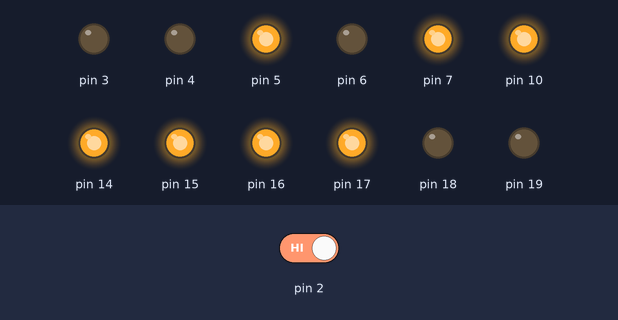
Bench run of a sketch on a simulated Arduino Uno, built with avr-gcc and run on an emulated ATmega328P. Parts: output pins drawn as LEDs (lit = HIGH). Inputs (shaded band) come from the test bench; at power-on: pin 2 HIGH.

Above: at 1.2 s.
1.3 s: pin 2 driven LOW
Timing chart, 0 to 4.3 s (numbered marks = the images above; inputs shaded):
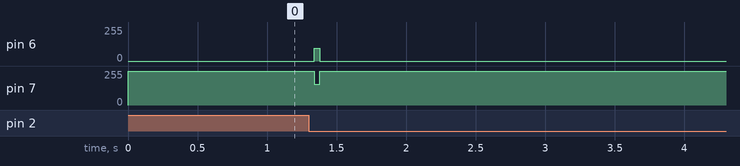

Measured:
- after the input at 1.3 s, pin 6: 0/255 → 96/255 at once, → 0/255 0.04 s later; pin 7: 255/255 → 157/255 at once, → 255/255 0.04 s later

The sketch:

MOTHER_OF_GOD_WHY_DID_I_NAME_IT_LIKE_THIS.ino
```cpp
// include the SPI library:
#include <SPI.h>

struct fin { byte msb1,lsb1,msb2,lsb2; };

const static fin dat[] =
{
  {0xFF,0xFF,0xFF,0xFF},{0xFF,0xFF,0xFF,0xFF},{0xFF,0xFF,0xFF,0xFF},{0xFF,0xFF,0xFF,0xFF},{0xFF,0xFF,0xFF,0xFF},{0xFF,0xFF,0xFF,0xFF},{0xFF,0xFF,0xFF,0xFF},{0xFF,0xFF,0xFF,0xFF},
  {0xFF,0xFF,0xFF,0xFF},{0xFF,0xFF,0xFF,0xFF},{0xFF,0xFF,0xFF,0xFF},{0xFF,0xFF,0xFF,0xFF},{0xFF,0xFF,0xFF,0xFF},{0xFF,0xFF,0xFF,0xFF},{0xFF,0xFF,0xFF,0xFF},{0xFF,0xFF,0xFF,0xFF},
  {0xFF,0xFF,0xFF,0xFF},{0xFF,0xFF,0xFF,0xFF},{0xFF,0xFF,0xFF,0xFF},{0xFF,0xFF,0xFF,0xFF},{0xFF,0xFF,0xFF,0xFF},{0xFF,0xFF,0xFF,0xFF},{0xFF,0xFF,0xFF,0xFF},{0xFF,0xFF,0xFF,0xFF},
  {0xFF,0xFF,0xFF,0xFF},{0xFF,0xFF,0xFF,0xFF},{0xFF,0xFF,0xFF,0xFF},{0xFF,0xFF,0xFF,0xFF},{0xFF,0xFF,0xFF,0xFF},{0xFF,0xFF,0xFF,0xFF},{0xFF,0xFF,0xFF,0xFF},{0xFF,0xFF,0xFF,0xFF},
  {0x00,0x00,0x00,0x00},{0x00,0x00,0x00,0x00},{0x00,0x00,0x00,0x00},{0x00,0x00,0x00,0x00},{0x00,0x00,0x00,0x00},{0x00,0x00,0x00,0x00},{0x00,0x00,0x00,0x00},{0x00,0x00,0x00,0x00},
  {0x00,0x00,0x00,0x00},{0x00,0x00,0x00,0x00},{0x00,0x00,0x00,0x00},{0x00,0x00,0x00,0x00},{0x00,0x00,0x00,0x00},{0x00,0x00,0x00,0x00},{0x00,0x00,0x00,0x00},{0x00,0x00,0x00,0x00},
  {0x00,0x00,0x00,0x00},{0x00,0x00,0x00,0x00},{0x00,0x00,0x00,0x00},{0x00,0x00,0x00,0x00},{0x00,0x00,0x00,0x00},{0x00,0x00,0x00,0x00},{0x00,0x00,0x00,0x00},{0x00,0x00,0x00,0x00},
  {0x00,0x00,0x00,0x00},{0x00,0x00,0x00,0x00},{0x00,0x00,0x00,0x00},{0x00,0x00,0x00,0x00},{0x00,0x00,0x00,0x00},{0x00,0x00,0x00,0x00},{0x00,0x00,0x00,0x00},{0x00,0x00,0x00,0x00},
  {0x00,0x00,0x00,0x00},{0x00,0x00,0x00,0x00},{0x00,0x00,0x00,0x00},{0x00,0x00,0x00,0x00},{0x00,0x00,0x00,0x00},{0x00,0x00,0x00,0x00},{0x00,0x00,0x00,0x00},{0x00,0x00,0x00,0x00},
  {0x00,0x00,0x00,0x00},{0x00,0x00,0x00,0x00},{0x00,0x00,0x00,0x00},{0x00,0x00,0x00,0x00},{0x00,0x00,0x00,0x00},{0x00,0x00,0x00,0x00},{0x00,0x00,0x00,0x00},{0x00,0x00,0x00,0x00},
  {0x00,0x00,0x00,0x00},{0x00,0x00,0x00,0x00},{0x00,0x00,0x00,0x00},{0x00,0x00,0x00,0x00},{0x00,0x00,0x00,0x00},{0x00,0x00,0x00,0x00},{0x00,0x00,0x00,0x00},{0x00,0x00,0x00,0x00},
  {0x00,0x00,0x00,0x00},{0x00,0x00,0x00,0x00},{0x00,0x00,0x00,0x00},{0x00,0x00,0x00,0x00},{0x00,0x00,0x00,0x00},{0x00,0x00,0x00,0x00},{0x00,0x00,0x00,0x00},{0x00,0x00,0x00,0x00},
  {0x00,0x00,0x00,0x00},{0x00,0x00,0x00,0x00},{0x00,0x00,0x00,0x00},{0x00,0x00,0x00,0x00},{0x00,0x00,0x00,0x00},{0x00,0x00,0x00,0x00},{0x00,0x00,0x00,0x00},{0x00,0x00,0x00,0x00},
  {0x00,0x00,0x00,0x00},{0x00,0x00,0x00,0x00},{0x00,0x00,0x00,0x00},{0x00,0x00,0x00,0x00},{0x00,0x00,0x00,0x00},{0x00,0x00,0x00,0x00},{0x00,0x00,0x00,0x00},{0x00,0x00,0x00,0x00},
  {0x00,0x00,0x00,0x00},{0x00,0x00,0x00,0x00},{0x00,0x00,0x00,0x00},{0x00,0x00,0x00,0x00},{0x00,0x00,0x00,0x00},{0x00,0x00,0x00,0x00},{0x00,0x00,0x00,0x00},{0x00,0x00,0x00,0x00},
  {0x00,0x00,0x00,0x00},{0x00,0x00,0x00,0x00},{0x00,0x00,0x00,0x00},{0x00,0x00,0x00,0x00},{0x00,0x00,0x00,0x00},{0x00,0x00,0x00,0x00},{0x00,0x00,0x00,0x00},{0x00,0x00,0x00,0x00},
  {0x00,0x00,0x00,0x00},{0x00,0x00,0x00,0x00},{0x00,0x00,0x00,0x00},{0x00,0x00,0x00,0x00},{0x00,0x00,0x00,0x00},{0x00,0x00,0x00,0x00},{0x00,0x00,0x00,0x00},{0x00,0x00,0x00,0x00},
  {0x00,0x00,0x00,0x00},{0x00,0x00,0x00,0x00},{0x00,0x00,0x00,0x00},{0x00,0x00,0x00,0x00},{0x00,0x00,0x00,0x00},{0x00,0x00,0x00,0x00},{0x00,0x00,0x00,0x00},{0x00,0x00,0x00,0x00},
  {0x00,0x00,0x00,0x00},{0x00,0x00,0x00,0x00},{0x00,0x00,0x00,0x00},{0x00,0x00,0x00,0x00},{0x00,0x00,0x00,0x00},{0x00,0x00,0x00,0x00},{0x00,0x00,0x00,0x00},{0x00,0x00,0x00,0x00},
  {0x00,0x00,0x00,0x00},{0x00,0x00,0x00,0x00},{0x00,0x00,0x00,0x00},{0x00,0x00,0x00,0x00},{0x00,0x00,0x00,0x00},{0x00,0x00,0x00,0x00},{0x00,0x00,0x00,0x00},{0x00,0x00,0x00,0x00},
  {0x00,0x00,0x00,0x00},{0x00,0x00,0x00,0x00},{0x00,0x00,0x00,0x00},{0x00,0x00,0x00,0x00},{0x00,0x00,0x00,0x00},{0x00,0x00,0x00,0x00},{0x00,0x00,0x00,0x00},{0x00,0x00,0x00,0x00},
  {0x00,0x00,0x00,0x00},{0x00,0x00,0x00,0x00},{0x00,0x00,0x00,0x00},{0x00,0x00,0x00,0x00},{0x00,0x00,0x00,0x00},{0x00,0x00,0x00,0x00},{0x00,0x00,0x00,0x00},{0x00,0x00,0x00,0x00},
  {0x00,0x00,0x00,0x00},{0x00,0x00,0x00,0x00},{0x00,0x00,0x00,0x00},{0x00,0x00,0x00,0x00},{0x00,0x00,0x00,0x00},{0x00,0x00,0x00,0x00},{0x00,0x00,0x00,0x00},{0x00,0x00,0x00,0x00},
  {0x00,0x00,0x00,0x00},{0x00,0x00,0x00,0x00},{0x00,0x00,0x00,0x00},{0x00,0x00,0x00,0x00},{0x00,0x00,0x00,0x00},{0x00,0x00,0x00,0x00},{0x00,0x00,0x00,0x00},{0x00,0x00,0x00,0x00},
  {0x00,0x00,0x00,0x00},{0x00,0x00,0x00,0x00},{0x00,0x00,0x00,0x00},{0x00,0x00,0x00,0x00},{0x00,0x00,0x00,0x00},{0x00,0x00,0x00,0x00},{0x00,0x00,0x00,0x00},{0x00,0x00,0x00,0x00},
  {0x00,0x00,0x00,0x00},{0x00,0x00,0x00,0x00},{0x00,0x00,0x00,0x00},{0x00,0x00,0x00,0x00},{0x00,0x00,0x00,0x00},{0x00,0x00,0x00,0x00},{0x00,0x00,0x00,0x00},{0x00,0x00,0x00,0x00},
  {0x00,0x00,0x00,0x00},{0x00,0x00,0x00,0x00},{0x00,0x00,0x00,0x00},{0x00,0x00,0x00,0x00},{0x00,0x00,0x00,0x00},{0x00,0x00,0x00,0x00},{0x00,0x00,0x00,0x00},{0x00,0x00,0x00,0x00},
  {0x00,0x00,0x00,0x00},{0x00,0x00,0x00,0x00},{0x00,0x00,0x00,0x00},{0x00,0x00,0x00,0x00},{0x00,0x00,0x00,0x00},{0x00,0x00,0x00,0x00},{0x00,0x00,0x00,0x00},{0x00,0x00,0x00,0x00},
  {0x00,0x00,0x00,0x00},{0x00,0x00,0x00,0x00},{0x00,0x00,0x00,0x00},{0x00,0x00,0x00,0x00},{0x00,0x00,0x00,0x00},{0x00,0x00,0x00,0x00},{0x00,0x00,0x00,0x00},{0x00,0x00,0x00,0x00},
  {0x00,0x00,0x00,0x00},{0x00,0x00,0x00,0x00},{0x00,0x00,0x00,0x00},{0x00,0x00,0x00,0x00},{0x00,0x00,0x00,0x00},{0x00,0x00,0x00,0x00},{0x00,0x00,0x00,0x00},{0x00,0x00,0x00,0x00},
  {0x00,0x00,0x00,0x00},{0x00,0x00,0x00,0x00},{0x00,0x00,0x00,0x00},{0x00,0x00,0x00,0x00},{0x00,0x00,0x00,0x00},{0x00,0x00,0x00,0x00},{0x00,0x00,0x00,0x00},{0x00,0x00,0x00,0x00},
  {0x00,0x00,0x00,0x00},{0x00,0x00,0x00,0x00},{0x00,0x00,0x00,0x00},{0x00,0x00,0x00,0x00},{0x00,0x00,0x00,0x00},{0x00,0x00,0x00,0x00},{0x00,0x00,0x00,0x00},{0x00,0x00,0x00,0x00},
};

volatile unsigned i = 0;

void setup() {
  // Initialize I/O
  DDRC = DDRC | B0111111;
  DDRD = DDRD | B11111000;
  attachInterrupt(0,timing,FALLING);
  // initialize SPI:
  SPI.begin();
  SPI.setDataMode(SPI_MODE0);
  SPI.setClockDivider(SPI_CLOCK_DIV2);
  SPI.setBitOrder(MSBFIRST);

  PORTC = B0001111;
  PORTD = B10100000;
}

void loop() {

}

void timing(){
   //Runs when falling edge from Schmitt Trigger is seen
     for (i=0; i<256; i++) {
        LEDWrite();
     }
   PORTD = B10100000;
}

void LEDWrite() {
  PORTD = 0b10100000;
  SPI.transfer(dat[i].msb1);
  SPI.transfer(dat[i].lsb1);
  SPI.transfer(dat[i].msb2);
  SPI.transfer(dat[i].lsb2);
  PORTD = 0b11100000;
  delayMicroseconds(59);
  PORTD = 0b00100000;
  delayMicroseconds(59);
}
```
